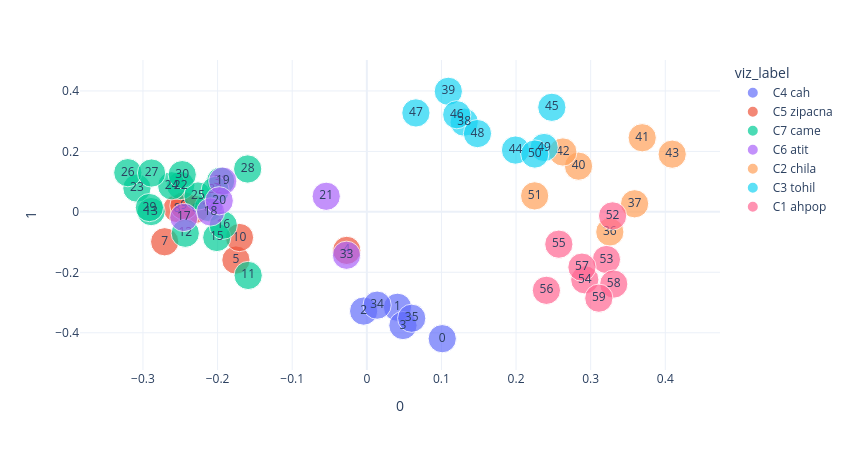

Notebook cell for this chart:
### Code cell
plot_pca(0, 1)

### Figure 1 — Plotly figure (JSON) as saved in the notebook; plotly's stock layout.template omitted (floating-point values rounded to 4 significant figures)
{"data": [{"hovertemplate": "viz_label=C4 cah<br>0=%{x}<br>1=%{y}<br>size=%{marker.size}<br>chunk_num=%{text}<extra></extra>", "legendgroup": "C4 cah", "marker": {"color": "#636efa", "size": [1, 1, 1, 1, 1, 1], "sizemode": "area", "sizeref": 0.0025, "symbol": "circle"}, "mode": "markers+text", "name": "C4 cah", "orientation": "v", "showlegend": true, "text": [0.0, 1.0, 2.0, 3.0, 34.0, 35.0], "type": "scatter", "x": [0.1011, 0.04112, -0.004271, 0.0484, 0.01378, 0.06015], "xaxis": "x", "y": [-0.4196, -0.3157, -0.3283, -0.3761, -0.3087, -0.352], "yaxis": "y"}, {"hovertemplate": "viz_label=C5 zipacna<br>0=%{x}<br>1=%{y}<br>size=%{marker.size}<br>chunk_num=%{text}<extra></extra>", "legendgroup": "C5 zipacna", "marker": {"color": "#EF553B", "size": [1, 1, 1, 1, 1, 1, 1], "sizemode": "area", "sizeref": 0.0025, "symbol": "circle"}, "mode": "markers+text", "name": "C5 zipacna", "orientation": "v", "showlegend": true, "text": [4.0, 5.0, 6.0, 7.0, 8.0, 9.0, 10.0], "type": "scatter", "x": [-0.02693, -0.1754, -0.23, -0.2709, -0.2542, -0.2451, -0.1707], "xaxis": "x", "y": [-0.1275, -0.1594, 0.00801, -0.099, 0.01083, 0.02003, -0.0849], "yaxis": "y"}, {"hovertemplate": "viz_label=C7 came<br>0=%{x}<br>1=%{y}<br>size=%{marker.size}<br>chunk_num=%{text}<extra></extra>", "legendgroup": "C7 came", "marker": {"color": "#00cc96", "size": [1, 1, 1, 1, 1, 1, 1, 1, 1, 1, 1, 1, 1, 1, 1, 1, 1], "sizemode": "area", "sizeref": 0.0025, "symbol": "circle"}, "mode": "markers+text", "name": "C7 came", "orientation": "v", "showlegend": true, "text": [11.0, 12.0, 13.0, 14.0, 15.0, 16.0, 22.0, 23.0, 24.0, 25.0, 26.0, 27.0, 28.0, 29.0, 30.0, 31.0, 32.0], "type": "scatter", "x": [-0.159, -0.2433, -0.2891, -0.2122, -0.2011, -0.1924, -0.2495, -0.3081, -0.2615, -0.2263, -0.3203, -0.2885, -0.1597, -0.2914, -0.2474, -0.1959, -0.2033], "xaxis": "x", "y": [-0.2104, -0.07083, 0.0008944, 0.01407, -0.0848, -0.0441, 0.08699, 0.07846, 0.08624, 0.05244, 0.1296, 0.1284, 0.1418, 0.01426, 0.1231, 0.1019, 0.07075], "yaxis": "y"}, {"hovertemplate": "viz_label=C6 atit<br>0=%{x}<br>1=%{y}<br>size=%{marker.size}<br>chunk_num=%{text}<extra></extra>", "legendgroup": "C6 atit", "marker": {"color": "#ab63fa", "size": [1, 1, 1, 1, 1, 1], "sizemode": "area", "sizeref": 0.0025, "symbol": "circle"}, "mode": "markers+text", "name": "C6 atit", "orientation": "v", "showlegend": true, "text": [17.0, 18.0, 19.0, 20.0, 21.0, 33.0], "type": "scatter", "x": [-0.2452, -0.2094, -0.1931, -0.1978, -0.05444, -0.02722], "xaxis": "x", "y": [-0.01855, -0.0002914, 0.1017, 0.03658, 0.05157, -0.1436], "yaxis": "y"}, {"hovertemplate": "viz_label=C2 chila<br>0=%{x}<br>1=%{y}<br>size=%{marker.size}<br>chunk_num=%{text}<extra></extra>", "legendgroup": "C2 chila", "marker": {"color": "#FFA15A", "size": [1, 1, 1, 1, 1, 1, 1], "sizemode": "area", "sizeref": 0.0025, "symbol": "circle"}, "mode": "markers+text", "name": "C2 chila", "orientation": "v", "showlegend": true, "text": [36.0, 37.0, 40.0, 41.0, 42.0, 43.0, 51.0], "type": "scatter", "x": [0.3257, 0.3589, 0.2837, 0.3691, 0.2627, 0.4092, 0.2249], "xaxis": "x", "y": [-0.06657, 0.02668, 0.1511, 0.2451, 0.1981, 0.1909, 0.05285], "yaxis": "y"}, {"hovertemplate": "viz_label=C3 tohil<br>0=%{x}<br>1=%{y}<br>size=%{marker.size}<br>chunk_num=%{text}<extra></extra>", "legendgroup": "C3 tohil", "marker": {"color": "#19d3f3", "size": [1, 1, 1, 1, 1, 1, 1, 1, 1], "sizemode": "area", "sizeref": 0.0025, "symbol": "circle"}, "mode": "markers+text", "name": "C3 tohil", "orientation": "v", "showlegend": true, "text": [38.0, 39.0, 44.0, 45.0, 46.0, 47.0, 48.0, 49.0, 50.0], "type": "scatter", "x": [0.1305, 0.1092, 0.1993, 0.2479, 0.1205, 0.06578, 0.1483, 0.2376, 0.2251], "xaxis": "x", "y": [0.2967, 0.3988, 0.2044, 0.3459, 0.3213, 0.3273, 0.259, 0.2129, 0.1913], "yaxis": "y"}, {"hovertemplate": "viz_label=C1 ahpop<br>0=%{x}<br>1=%{y}<br>size=%{marker.size}<br>chunk_num=%{text}<extra></extra>", "legendgroup": "C1 ahpop", "marker": {"color": "#FF6692", "size": [1, 1, 1, 1, 1, 1, 1, 1], "sizemode": "area", "sizeref": 0.0025, "symbol": "circle"}, "mode": "markers+text", "name": "C1 ahpop", "orientation": "v", "showlegend": true, "text": [52.0, 53.0, 54.0, 55.0, 56.0, 57.0, 58.0, 59.0], "type": "scatter", "x": [0.3294, 0.3211, 0.2921, 0.2573, 0.2407, 0.2883, 0.3309, 0.3109], "xaxis": "x", "y": [-0.01338, -0.1577, -0.2249, -0.1069, -0.2596, -0.1829, -0.2389, -0.2856], "yaxis": "y"}], "layout": {"height": 450, "legend": {"itemsizing": "constant", "title": {"text": "viz_label"}, "tracegroupgap": 0}, "margin": {"t": 60}, "width": 850, "xaxis": {"anchor": "y", "domain": [0, 1], "title": {"text": "0"}}, "yaxis": {"anchor": "x", "domain": [0, 1], "title": {"text": "1"}}}}
